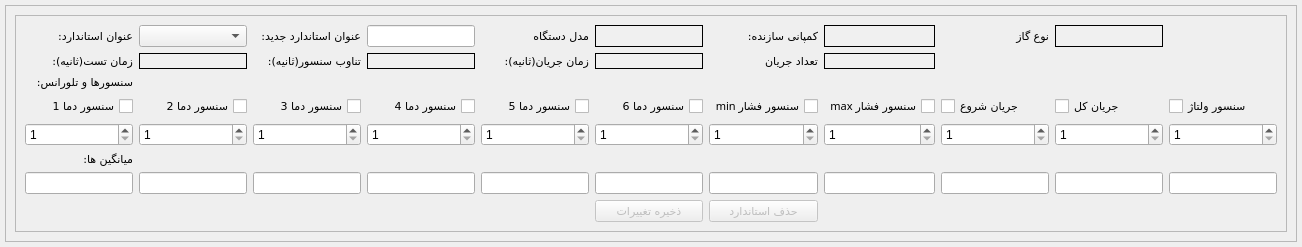
      <widget class="QWidget" name="tabStandards">
       <attribute name="title">
        <string>استانداردهای ثبت شده</string>
       </attribute>
       <layout class="QVBoxLayout" name="verticalLayout_3">
        <property name="spacing">
         <number>5</number>
        </property>
        <property name="leftMargin">
         <number>5</number>
        </property>
        <property name="topMargin">
         <number>5</number>
        </property>
        <property name="rightMargin">
         <number>5</number>
        </property>
        <property name="bottomMargin">
         <number>5</number>
        </property>
        <item>
         <widget class="QFrame" name="frame_2">
          <property name="frameShape">
           <enum>QFrame::StyledPanel</enum>
          </property>
          <property name="frameShadow">
           <enum>QFrame::Raised</enum>
          </property>
          <layout class="QVBoxLayout" name="verticalLayout_4">
           <item alignment="Qt::AlignTop">
            <widget class="QFrame" name="Test_Properties_3">
             <property name="frameShape">
              <enum>QFrame::StyledPanel</enum>
             </property>
             <property name="frameShadow">
              <enum>QFrame::Raised</enum>
             </property>
             <layout class="QGridLayout" name="gridLayout_5">
              <item row="4" column="38">
               <widget class="QCheckBox" name="checkAmptotal_2">
                <property name="font">
                 <font>
                  <family>IRANSansWeb(FaNum)</family>
                  <pointsize>8</pointsize>
                 </font>
                </property>
                <property name="text">
                 <string>جریان کل</string>
                </property>
               </widget>
              </item>
              <item row="4" column="37">
               <widget class="QCheckBox" name="checkAmpstart_2">
                <property name="font">
                 <font>
                  <family>IRANSansWeb(FaNum)</family>
                  <pointsize>8</pointsize>
                 </font>
                </property>
                <property name="text">
                 <string>جریان شروع</string>
                </property>
               </widget>
              </item>
              <item row="2" column="29">
               <widget class="QLabel" name="label_29">
                <property name="font">
                 <font>
                  <family>IRANSansWeb(FaNum)</family>
                  <pointsize>8</pointsize>
                 </font>
                </property>
                <property name="locale">
                 <locale language="Persian" country="Iran"/>
                </property>
                <property name="text">
                 <string>زمان تست(ثانیه):</string>
                </property>
               </widget>
              </item>
              <item row="1" column="29">
               <widget class="QLabel" name="label_33">
                <property name="font">
                 <font>
                  <family>IRANSansWeb(FaNum)</family>
                  <pointsize>8</pointsize>
                 </font>
                </property>
                <property name="locale">
                 <locale language="Persian" country="Iran"/>
                </property>
                <property name="text">
                 <string>عنوان استاندارد:</string>
                </property>
               </widget>
              </item>
              <item row="5" column="29">
               <widget class="QSpinBox" name="toleranceTemp1_2">
                <property name="minimum">
                 <number>1</number>
                </property>
                <property name="value">
                 <number>1</number>
                </property>
               </widget>
              </item>
              <item row="5" column="33">
               <widget class="QSpinBox" name="toleranceTemp5_2">
                <property name="minimum">
                 <number>1</number>
                </property>
                <property name="value">
                 <number>1</number>
                </property>
               </widget>
              </item>
              <item row="4" column="29">
               <widget class="QCheckBox" name="checkTemp1_2">
                <property name="enabled">
                 <bool>true</bool>
                </property>
                <property name="font">
                 <font>
                  <family>IRANSansWeb(FaNum)</family>
                  <pointsize>8</pointsize>
                 </font>
                </property>
                <property name="layoutDirection">
                 <enum>Qt::RightToLeft</enum>
                </property>
                <property name="text">
                 <string>سنسور دما 1</string>
                </property>
               </widget>
              </item>
              <item row="2" column="33">
               <widget class="QLabel" name="label_32">
                <property name="font">
                 <font>
                  <family>IRANSansWeb(FaNum)</family>
                  <pointsize>8</pointsize>
                 </font>
                </property>
                <property name="locale">
                 <locale language="Persian" country="Iran"/>
                </property>
                <property name="text">
                 <string>زمان جریان(ثانیه):</string>
                </property>
               </widget>
              </item>
              <item row="2" column="36">
               <widget class="QLabel" name="intervalAmp_2">
                <property name="styleSheet">
                 <string notr="true">background-color: rgb(240, 240, 240);
border: 1px solid black;</string>
                </property>
                <property name="text">
                 <string/>
                </property>
               </widget>
              </item>
              <item row="1" column="31">
               <widget class="QLabel" name="label_31">
                <property name="font">
                 <font>
                  <family>IRANSansWeb(FaNum)</family>
                  <pointsize>8</pointsize>
                 </font>
                </property>
                <property name="locale">
                 <locale language="Persian" country="Iran"/>
                </property>
                <property name="text">
                 <string>عنوان استاندارد جدید:</string>
                </property>
               </widget>
              </item>
              <item row="5" column="35">
               <widget class="QSpinBox" name="toleranceTemp7_2">
                <property name="minimum">
                 <number>1</number>
                </property>
                <property name="value">
                 <number>1</number>
                </property>
               </widget>
              </item>
              <item row="4" column="31">
               <widget class="QCheckBox" name="checkTemp3_2">
                <property name="enabled">
                 <bool>true</bool>
                </property>
                <property name="font">
                 <font>
                  <family>IRANSansWeb(FaNum)</family>
                  <pointsize>8</pointsize>
                 </font>
                </property>
                <property name="layoutDirection">
                 <enum>Qt::RightToLeft</enum>
                </property>
                <property name="text">
                 <string>سنسور دما 3</string>
                </property>
               </widget>
              </item>
              <item row="1" column="37">
               <widget class="QLabel" name="label_7">
                <property name="font">
                 <font>
                  <family>IRANSansWeb(FaNum)</family>
                  <pointsize>8</pointsize>
                 </font>
                </property>
                <property name="text">
                 <string>نوع گاز</string>
                </property>
               </widget>
              </item>
              <item row="2" column="34">
               <widget class="QLabel" name="durationAmp_2">
                <property name="styleSheet">
                 <string notr="true">background-color: rgb(240, 240, 240);
border: 1px solid black;</string>
                </property>
                <property name="text">
                 <string/>
                </property>
               </widget>
              </item>
              <item row="2" column="30">
               <widget class="QLabel" name="durationTemp_2">
                <property name="styleSheet">
                 <string notr="true">background-color: rgb(240, 240, 240);
border: 1px solid black;</string>
                </property>
                <property name="text">
                 <string/>
                </property>
               </widget>
              </item>
              <item row="5" column="34">
               <widget class="QSpinBox" name="toleranceTemp6_2">
                <property name="minimum">
                 <number>1</number>
                </property>
                <property name="value">
                 <number>1</number>
                </property>
               </widget>
              </item>
              <item row="4" column="39">
               <widget class="QCheckBox" name="checkVolt_2">
                <property name="font">
                 <font>
                  <family>IRANSansWeb(FaNum)</family>
                  <pointsize>8</pointsize>
                 </font>
                </property>
                <property name="text">
                 <string>سنسور ولتاژ</string>
                </property>
               </widget>
              </item>
              <item row="4" column="32">
               <widget class="QCheckBox" name="checkTemp4_2">
                <property name="enabled">
                 <bool>true</bool>
                </property>
                <property name="font">
                 <font>
                  <family>IRANSansWeb(FaNum)</family>
                  <pointsize>8</pointsize>
                 </font>
                </property>
                <property name="layoutDirection">
                 <enum>Qt::RightToLeft</enum>
                </property>
                <property name="text">
                 <string>سنسور دما 4</string>
                </property>
               </widget>
              </item>
              <item row="5" column="32">
               <widget class="QSpinBox" name="toleranceTemp4_2">
                <property name="minimum">
                 <number>1</number>
                </property>
                <property name="value">
                 <number>1</number>
                </property>
               </widget>
              </item>
              <item row="4" column="33">
               <widget class="QCheckBox" name="checkTemp5_2">
                <property name="enabled">
                 <bool>true</bool>
                </property>
                <property name="font">
                 <font>
                  <family>IRANSansWeb(FaNum)</family>
                  <pointsize>8</pointsize>
                 </font>
                </property>
                <property name="layoutDirection">
                 <enum>Qt::RightToLeft</enum>
                </property>
                <property name="text">
                 <string>سنسور دما 5</string>
                </property>
               </widget>
              </item>
              <item row="3" column="29">
               <widget class="QLabel" name="label_20">
                <property name="font">
                 <font>
                  <family>IRANSansWeb(FaNum)</family>
                  <pointsize>8</pointsize>
                 </font>
                </property>
                <property name="locale">
                 <locale language="Persian" country="Iran"/>
                </property>
                <property name="text">
                 <string>سنسورها و تلورانس:</string>
                </property>
               </widget>
              </item>
              <item row="2" column="31">
               <widget class="QLabel" name="label_17">
                <property name="font">
                 <font>
                  <family>IRANSansWeb(FaNum)</family>
                  <pointsize>8</pointsize>
                 </font>
                </property>
                <property name="locale">
                 <locale language="Persian" country="Iran"/>
                </property>
                <property name="text">
                 <string>تناوب سنسور(ثانیه):</string>
                </property>
               </widget>
              </item>
              <item row="1" column="30">
               <widget class="QComboBox" name="widgetStandard_2"/>
              </item>
              <item row="6" column="29">
               <widget class="QLabel" name="label_30">
                <property name="font">
                 <font>
                  <family>IRANSansWeb(FaNum)</family>
                  <pointsize>8</pointsize>
                 </font>
                </property>
                <property name="locale">
                 <locale language="Persian" country="Iran"/>
                </property>
                <property name="text">
                 <string>میانگین ها:</string>
                </property>
               </widget>
              </item>
              <item row="5" column="31">
               <widget class="QSpinBox" name="toleranceTemp3_2">
                <property name="minimum">
                 <number>1</number>
                </property>
                <property name="value">
                 <number>1</number>
                </property>
               </widget>
              </item>
              <item row="1" column="33">
               <widget class="QLabel" name="label_8">
                <property name="font">
                 <font>
                  <family>IRANSansWeb(FaNum)</family>
                  <pointsize>8</pointsize>
                 </font>
                </property>
                <property name="text">
                 <string>مدل دستگاه</string>
                </property>
               </widget>
              </item>
              <item row="4" column="36">
               <widget class="QCheckBox" name="checkTemp8_2">
                <property name="enabled">
                 <bool>true</bool>
                </property>
                <property name="font">
                 <font>
                  <family>IRANSansWeb(FaNum)</family>
                  <pointsize>8</pointsize>
                 </font>
                </property>
                <property name="layoutDirection">
                 <enum>Qt::RightToLeft</enum>
                </property>
                <property name="text">
                 <string>max سنسور فشار</string>
                </property>
               </widget>
              </item>
              <item row="1" column="36">
               <widget class="QLabel" name="companyName_2">
                <property name="styleSheet">
                 <string notr="true">background-color: rgb(240, 240, 240);
border: 1px solid black;</string>
                </property>
                <property name="text">
                 <string/>
                </property>
               </widget>
              </item>
              <item row="5" column="37">
               <widget class="QSpinBox" name="toleranceAmpstart_2">
                <property name="minimum">
                 <number>1</number>
                </property>
                <property name="value">
                 <number>1</number>
                </property>
               </widget>
              </item>
              <item row="1" column="35">
               <widget class="QLabel" name="label_28">
                <property name="font">
                 <font>
                  <family>IRANSansWeb(FaNum)</family>
                  <pointsize>8</pointsize>
                 </font>
                </property>
                <property name="locale">
                 <locale language="Persian" country="Iran"/>
                </property>
                <property name="text">
                 <string>کمپانی سازنده:</string>
                </property>
               </widget>
              </item>
              <item row="1" column="32">
               <widget class="QLineEdit" name="standardName_2"/>
              </item>
              <item row="5" column="39">
               <widget class="QSpinBox" name="toleranceVolt_2">
                <property name="minimum">
                 <number>1</number>
                </property>
                <property name="value">
                 <number>1</number>
                </property>
               </widget>
              </item>
              <item row="4" column="30">
               <widget class="QCheckBox" name="checkTemp2_2">
                <property name="enabled">
                 <bool>true</bool>
                </property>
                <property name="font">
                 <font>
                  <family>IRANSansWeb(FaNum)</family>
                  <pointsize>8</pointsize>
                 </font>
                </property>
                <property name="layoutDirection">
                 <enum>Qt::RightToLeft</enum>
                </property>
                <property name="text">
                 <string>سنسور دما 2</string>
                </property>
               </widget>
              </item>
              <item row="4" column="35">
               <widget class="QCheckBox" name="checkTemp7_2">
                <property name="enabled">
                 <bool>true</bool>
                </property>
                <property name="font">
                 <font>
                  <family>IRANSansWeb(FaNum)</family>
                  <pointsize>8</pointsize>
                 </font>
                </property>
                <property name="layoutDirection">
                 <enum>Qt::RightToLeft</enum>
                </property>
                <property name="text">
                 <string>min سنسور فشار</string>
                </property>
               </widget>
              </item>
              <item row="5" column="36">
               <widget class="QSpinBox" name="toleranceTemp8_2">
                <property name="minimum">
                 <number>1</number>
                </property>
                <property name="value">
                 <number>1</number>
                </property>
               </widget>
              </item>
              <item row="1" column="34">
               <widget class="QLabel" name="modelDevice_2">
                <property name="styleSheet">
                 <string notr="true">background-color: rgb(240, 240, 240);
border: 1px solid black;</string>
                </property>
                <property name="text">
                 <string/>
                </property>
               </widget>
              </item>
              <item row="5" column="30">
               <widget class="QSpinBox" name="toleranceTemp2_2">
                <property name="minimum">
                 <number>1</number>
                </property>
                <property name="value">
                 <number>1</number>
                </property>
               </widget>
              </item>
              <item row="2" column="35">
               <widget class="QLabel" name="label_27">
                <property name="font">
                 <font>
                  <family>IRANSansWeb(FaNum)</family>
                  <pointsize>8</pointsize>
                 </font>
                </property>
                <property name="locale">
                 <locale language="Persian" country="Iran"/>
                </property>
                <property name="text">
                 <string>تعداد جریان</string>
                </property>
               </widget>
              </item>
              <item row="2" column="32">
               <widget class="QLabel" name="intervalTemp_2">
                <property name="styleSheet">
                 <string notr="true">background-color: rgb(240, 240, 240);
border: 1px solid black;</string>
                </property>
                <property name="text">
                 <string/>
                </property>
               </widget>
              </item>
              <item row="5" column="38">
               <widget class="QSpinBox" name="toleranceAmptotal_2">
                <property name="minimum">
                 <number>1</number>
                </property>
                <property name="value">
                 <number>1</number>
                </property>
               </widget>
              </item>
              <item row="4" column="34">
               <widget class="QCheckBox" name="checkTemp6_2">
                <property name="enabled">
                 <bool>true</bool>
                </property>
                <property name="font">
                 <font>
                  <family>IRANSansWeb(FaNum)</family>
                  <pointsize>8</pointsize>
                 </font>
                </property>
                <property name="layoutDirection">
                 <enum>Qt::RightToLeft</enum>
                </property>
                <property name="text">
                 <string>سنسور دما 6</string>
                </property>
               </widget>
              </item>
              <item row="7" column="29">
               <widget class="QLineEdit" name="avgTemp1"/>
              </item>
              <item row="7" column="30">
               <widget class="QLineEdit" name="avgTemp2"/>
              </item>
              <item row="7" column="31">
               <widget class="QLineEdit" name="avgTemp3"/>
              </item>
              <item row="7" column="32">
               <widget class="QLineEdit" name="avgTemp4"/>
              </item>
              <item row="7" column="33">
               <widget class="QLineEdit" name="avgTemp5"/>
              </item>
              <item row="7" column="34">
               <widget class="QLineEdit" name="avgTemp6"/>
              </item>
              <item row="7" column="35">
               <widget class="QLineEdit" name="avgTemp7"/>
              </item>
              <item row="7" column="36">
               <widget class="QLineEdit" name="avgTemp8"/>
              </item>
              <item row="7" column="37">
               <widget class="QLineEdit" name="avgAmpstart"/>
              </item>
              <item row="7" column="38">
               <widget class="QLineEdit" name="avgAmptotal"/>
              </item>
              <item row="7" column="39">
               <widget class="QLineEdit" name="avgVolt"/>
              </item>
              <item row="8" column="35">
               <widget class="QPushButton" name="deleteBtn">
                <property name="enabled">
                 <bool>false</bool>
                </property>
                <property name="font">
                 <font>
                  <family>IRANSansWeb(FaNum)</family>
                  <pointsize>8</pointsize>
                 </font>
                </property>
                <property name="text">
                 <string>حذف استاندارد</string>
                </property>
               </widget>
              </item>
              <item row="8" column="34">
               <widget class="QPushButton" name="editBtn">
                <property name="enabled">
                 <bool>false</bool>
                </property>
                <property name="font">
                 <font>
                  <family>IRANSansWeb(FaNum)</family>
                  <pointsize>8</pointsize>
                 </font>
                </property>
                <property name="text">
                 <string>ذخیره تغییرات</string>
                </property>
               </widget>
              </item>
              <item row="1" column="38">
               <widget class="QLabel" name="gasType_2">
                <property name="styleSheet">
                 <string notr="true">background-color: rgb(240, 240, 240);
border: 1px solid black;</string>
                </property>
                <property name="text">
                 <string/>
                </property>
               </widget>
              </item>
             </layout>
            </widget>
           </item>
          </layout>
         </widget>
        </item>
       </layout>
      </widget>
